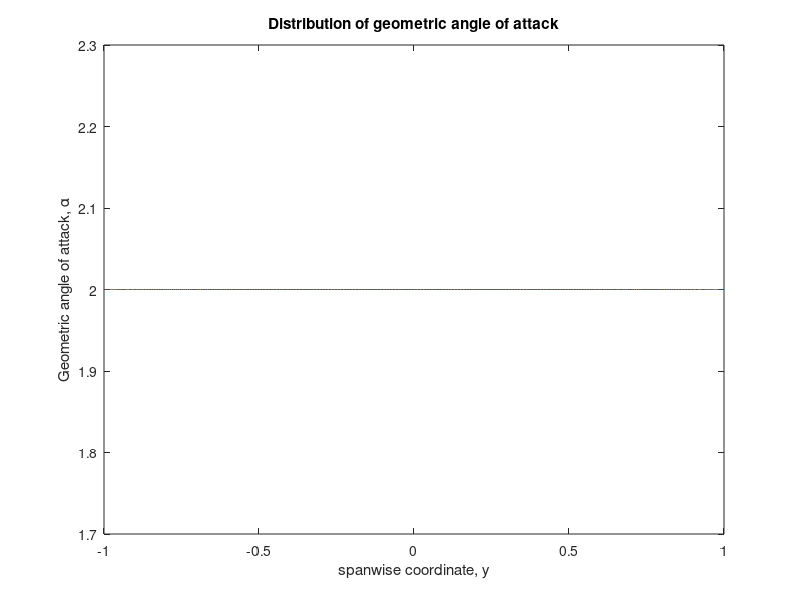
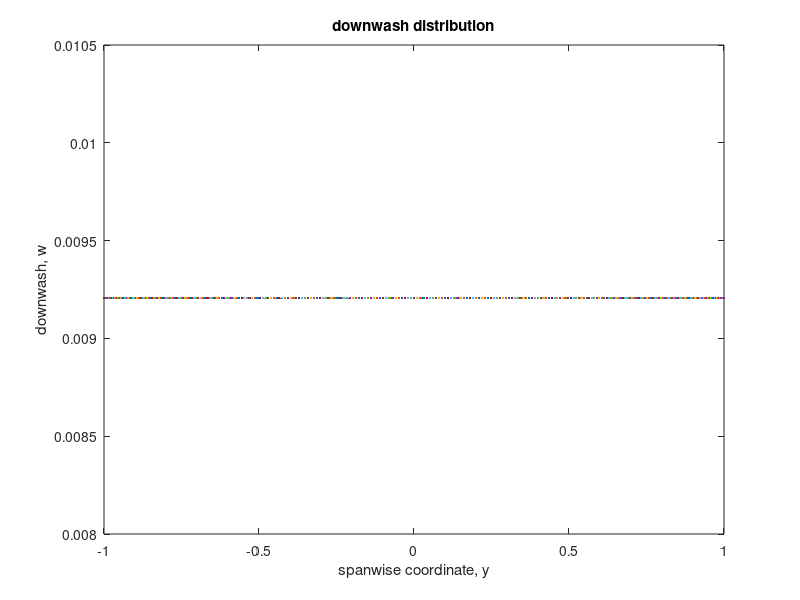
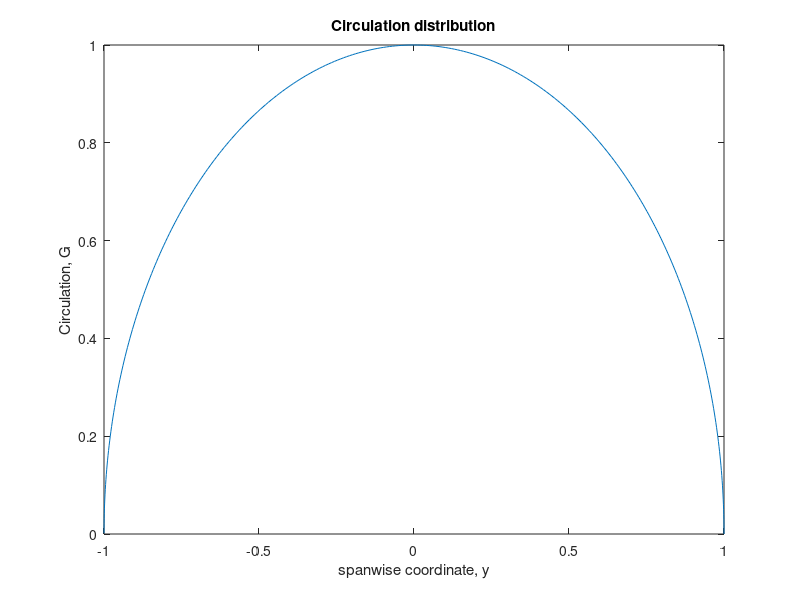

Source code (MATLAB) for these figures, in order:
% P5_7: G = gam/gam0
clear;clc
% y = -1:.1:1;
th = 0:.01:pi;
GG = (1 - cos(th).^2).^(1/2);%.^(3/2);
yy = cos(th);
ainF = 5.8; AR = 7;
mu0 = ainF/pi/AR; % This is correct because s in 6e is 2s in 5e. 
% C = 3*gam0/16/s/V;
C = (2*pi/180)*mu0/( sin(pi/2) ) ;% - sin(3*pi/2)/3 + mu0*(1 - sin(3*pi/2)/sin(pi/2)));
mu = mu0.*sin(th);
alpha = (C./mu).*( sin(th) );%- sin(3.*th)/3 + mu.*(1 - sin(3.*th)./sin(th)));
plot(yy,180*alpha/pi)
xlabel('spanwise coordinate, y')
ylabel('Geometric angle of attack, \alpha')
title('Distribution of geometric angle of attack')
disp(['Angle at each tip'])
disp([alpha(2)*180/pi,alpha(end-1)*180/pi])
% Downwash
figure(2)
w =  C *(1 );%* - sin(3*th)./sin(th));
plot(yy,w)
xlabel('spanwise coordinate, y'),ylabel('downwash, w')
title('downwash distribution')
figure(3)
plot(yy,GG)
xlabel('spanwise coordinate, y'),ylabel('Circulation, G')
title('Circulation distribution')
